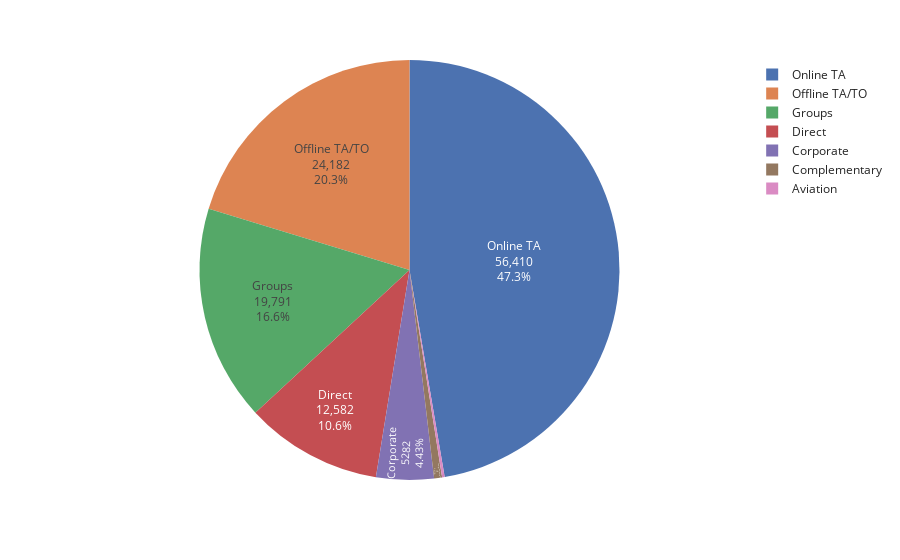

Notebook source saved alongside this figure:
### Markdown cell above
### How many bookings does each segment account for?

### Code cell
## Let us check including the cancelations also
segments = px.pie(data_frame=hotel,
                names = hotel.market_segment.value_counts().index,
                values=hotel.market_segment.value_counts().values,
                template='seaborn')
segments.update_traces(textposition="inside", textinfo="value+percent+label")
segments.show()

### Figure 1 — Plotly figure (JSON) as saved in the notebook; plotly's stock layout.template omitted (floating-point values rounded to 4 significant figures)
{"data": [{"domain": {"x": [0, 1], "y": [0, 1]}, "hovertemplate": "label=%{label}<br>value=%{value}<extra></extra>", "labels": ["Online TA", "Offline TA/TO", "Groups", "Direct", "Corporate", "Complementary", "Aviation"], "legendgroup": "", "name": "", "showlegend": true, "textinfo": "value+percent+label", "textposition": "inside", "type": "pie", "values": [56410, 24182, 19791, 12582, 5282, 728, 235]}], "layout": {"legend": {"tracegroupgap": 0}, "margin": {"t": 60}}}
